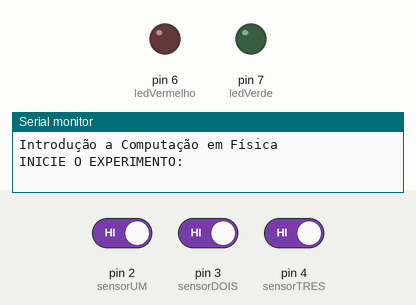
A sketch run on a simulated Arduino Uno, built with avr-gcc and run on an emulated ATmega328P. Parts: output pins drawn as LEDs (lit = HIGH), the last lines printed to the serial monitor. The inputs (shaded band) are chosen by the test bench; at power-on: pin 4 (sensorTRES) HIGH, pin 2 (sensorUM) HIGH, pin 3 (sensorDOIS) HIGH.

Above: at 4.2 s.
4.3 s: pin 4 (sensorTRES) driven LOW
At 5.0 s:
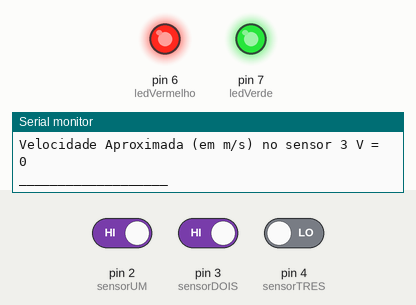
5.8 s: pin 4 (sensorTRES) driven HIGH
8.8 s: pin 2 (sensorUM) driven LOW
At 9.9 s:
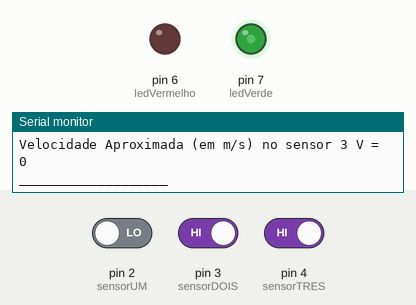
10.3 s: pin 3 (sensorDOIS) driven LOW
At 10.6 s:
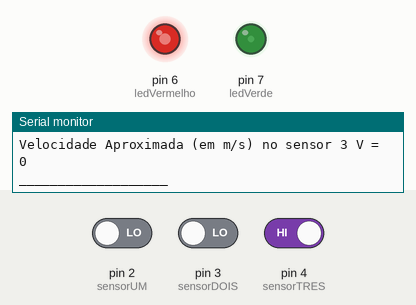
11.8 s: pin 4 (sensorTRES) driven LOW
At 12.2 s:
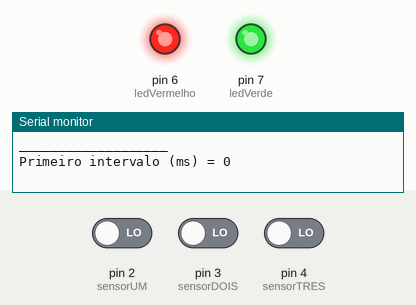
13.3 s: pin 2 (sensorUM) driven HIGH
Timing chart, 0 to 16.3 s (numbered marks = the images above; inputs shaded):
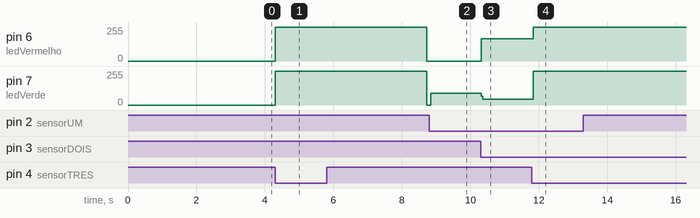

Measured:
- after the input at 4.3 s, pin 6 (ledVermelho), pin 7 (ledVerde): 0/255 → 255/255 at once
- after the input at 5.8 s, pin 6 (ledVermelho), pin 7 (ledVerde): 255/255 → 0/255 after 2.9 s
- after the input at 8.8 s, pin 7 (ledVerde): 0/255 → 89/255 at once
- after the input at 10.3 s, pin 6 (ledVermelho): 0/255 → 168/255 at once; pin 7 (ledVerde): 89/255 → 43/255 at once
- after the input at 11.8 s, pin 6 (ledVermelho): 168/255 → 255/255 at once; pin 7 (ledVerde): 43/255 → 255/255 at once

The sketch:

projeto.ino
```cpp
/*Programa destinado ao estudo de Cinemática.
O programa detecta a velocidade de um objeto através de três sensores infravermelho*/

#define ledVerde 7 // O LED verde deverá ser ligado no pino digital 7
#define ledVermelho 6 // O LED vermelho deverá ser ligado no pino digital 6
#define sensorUM 2 // Configura o pino digital 2 para o PRIMEIRO SENSOR
#define sensorDOIS 3 // Configura o pino digital 3 para o SEGUNDO SENSOR
#define sensorTRES 4 // Configura o pino digital 4 para o TERCEIRO SENSOR

int estadoUM; // variável que guarda estado do primeiro sensor
int estadoDOIS; // variável que guarda estado do segundo sensor
int estadoTRES; // variável que guarda estado do terceiro sensor
long interTempoUM ; // tempo decorrido no primeiro intervalo
long interTempoDOIS ; // tempo decorrido no segundo intervalo
long instanteUM = 0; // tempo total decorrido desde que o programa foi executado
long instanteDOIS = 0; // tempo total decorrido desde que o programa foi executado
long instanteTRES= 0; // tempo total decorrido desde que o programa foi executado
long velocidadeUM = 0;
long velocidadeDOIS = 0;
long deslocamentoUM = 500; // distancia sugerida em milimetro entre sensor 1 e 2. Mude a medida se for conveniente
long deslocamentoDOIS = 500; // distancia sugerida em milimetro entre sensor 2 e 3. Mude a medida se for conveniente
long tempoTotal;

void setup(){
  Serial.begin(9600);
  Serial.println("Introdução a Computação em Física");
  delay(2000); //Pausa de 2 segundos
  Serial.println("INICIE O EXPERIMENTO:");
  delay(1000); //Pausa de 1 segundos
  pinMode(ledVermelho, OUTPUT); // Configura o pino 6 como saída
  pinMode(ledVerde, OUTPUT); // Configura o pino 7 como saída
  pinMode(sensorUM, INPUT); // Configura o pino 2 como entrada
  pinMode(sensorDOIS, INPUT); // Configura o pino 3 como entrada
  pinMode(sensorTRES, INPUT); // Configura o pino 4 como entrada
  digitalWrite(ledVermelho, LOW); // desliga LED vermelho
  digitalWrite(ledVerde, LOW); // desliga LED verde
}

void loop(){
  estadoUM = digitalRead(sensorUM); // Ler o sensor UM e armazena em estadoUM

  if(estadoUM == LOW){
    digitalWrite(ledVerde, HIGH); // Liga o LED VERDE
    digitalWrite(ledVermelho, LOW); // desliga o LED VERMELHO
    instanteUM = millis(); // armazena o tempo Total decorrido para Sensor UM
  }
  else{
    digitalWrite(ledVerde, LOW); // desliga o lED VERDE e VERMELHO
    digitalWrite(ledVermelho, LOW);
  }

  estadoDOIS = digitalRead(sensorDOIS); // Ler o sensor DOIS e armazena em estadoDOIS

  if(estadoDOIS == LOW){
    digitalWrite(ledVerde, LOW); // desliga LED verde
    digitalWrite(ledVermelho, HIGH); // liga LED vermelho
    instanteDOIS = millis(); // armazena o tempo Total decorrido para Sensor DOIS
    interTempoUM = (instanteDOIS - instanteUM); // cálculo do primeiro intervalo de tempo
    velocidadeUM = deslocamentoUM/interTempoUM; // calculo da velocidade média entre 1 e 2 sensor
  }
  else{
    digitalWrite(ledVerde, LOW);
    digitalWrite(ledVermelho, LOW); //desliga os LED verde e Vermelho
  }

  estadoTRES = digitalRead(sensorTRES); // Ler o sensor TRÊS e armazena em estadoTRES

  if(estadoTRES == LOW) {
    digitalWrite(ledVerde, HIGH); // liga LED Verde
    digitalWrite(ledVermelho, HIGH); // liga LED Vermelho
    instanteTRES = millis(); // armazena o tempo Total decorrido para Sensor TRÊS
    interTempoDOIS = (instanteTRES - instanteDOIS);
    velocidadeDOIS = deslocamentoDOIS/interTempoDOIS; // calculo da velocidade média entre 1 e 2 sensor
    tempoTotal = interTempoDOIS;
    Serial.print("Primeiro intervalo (ms) = ");
    Serial.println(interTempoUM);
    Serial.print("Segundo intervalo (ms) = ");
    Serial.println(interTempoDOIS);
    Serial.print("Velocidade Aproximada (em m/s) no sensor 2 V0 = ");
    Serial.println(velocidadeUM/10); // imprime no monitor serial o a velocidade entre sensor 1 e 2
    Serial.print("Velocidade Aproximada (em m/s) no sensor 3 V = ");
    Serial.println(velocidadeDOIS/10); // imprime no monitor serial o a velocidade entre sensor 2 e 3
    Serial.println("___________________");

    delay(tempoTotal); //tempo de espera para efetuar nova leitura
  }
  else{
    digitalWrite(ledVerde, LOW);
    digitalWrite(ledVermelho, LOW); // desliga LED verde e Vermelho
  }
}
```
